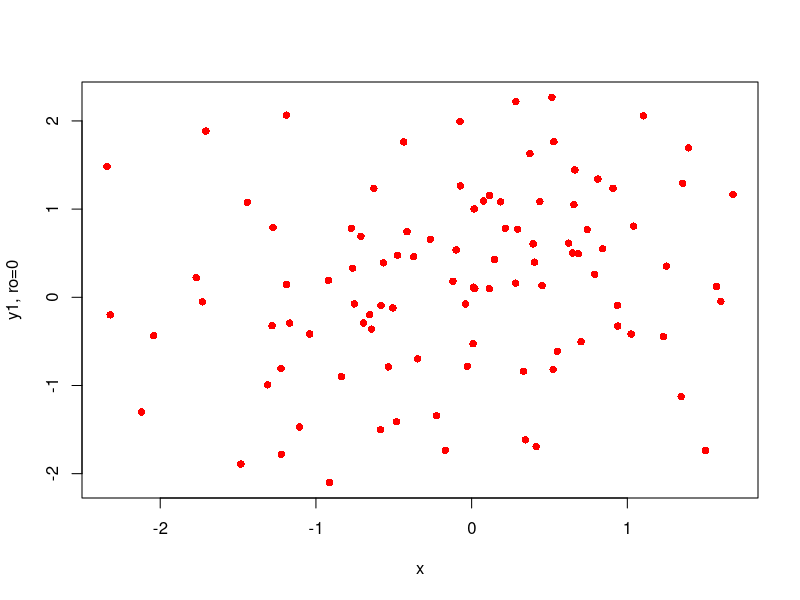
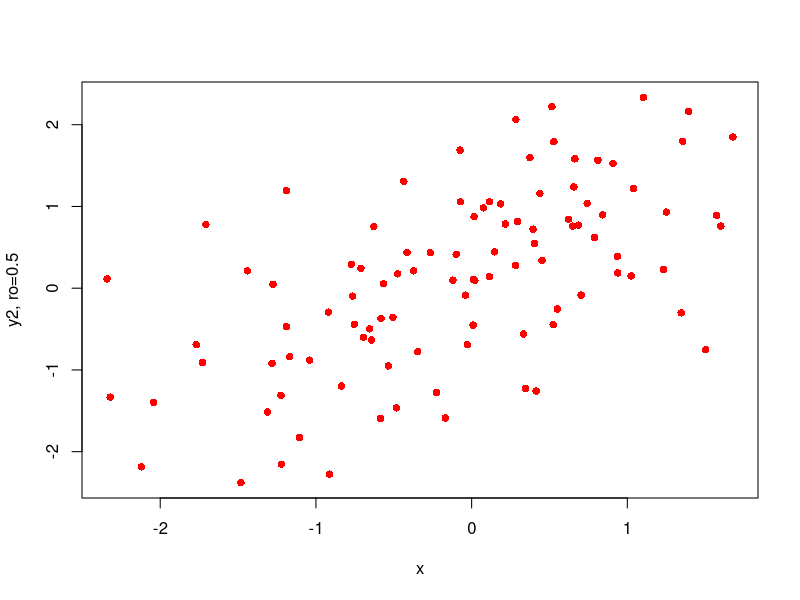
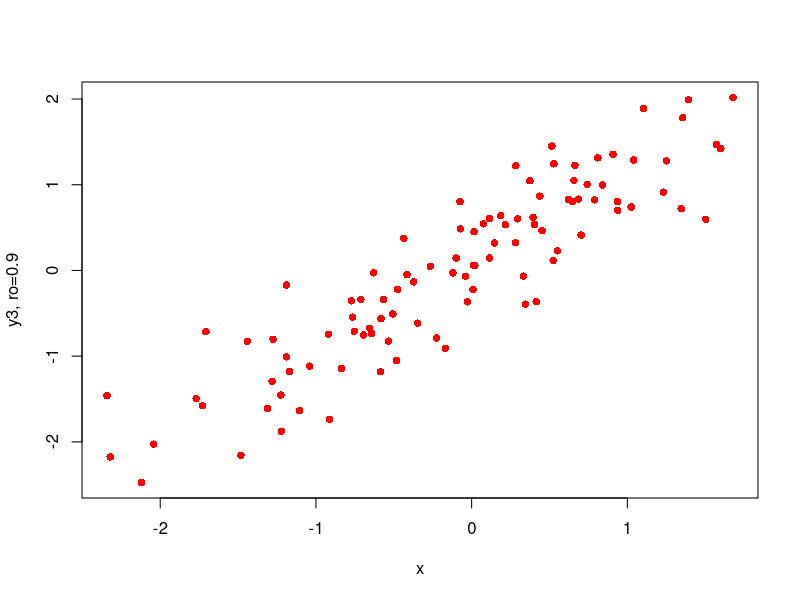
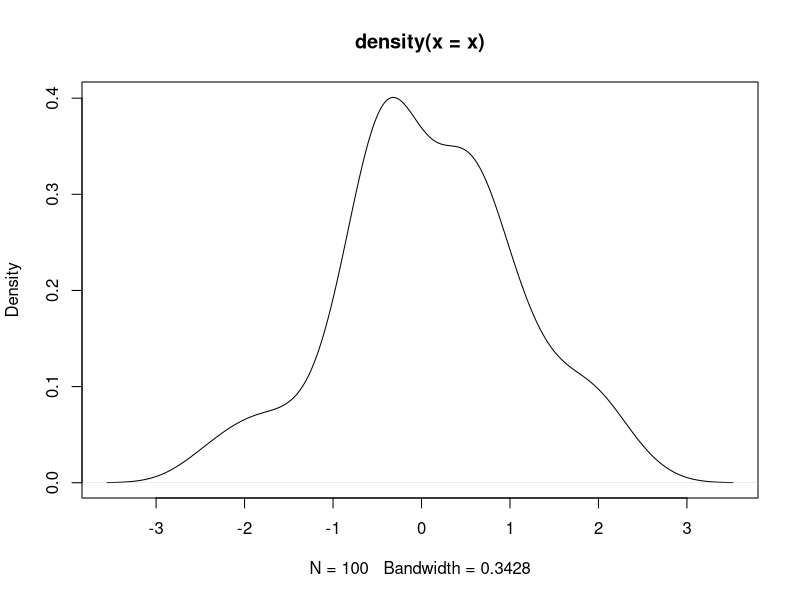

Write the R code that produced these figures, in order.
# 1
x <- rnorm(100, 0, 1)
mean(x)
median(x)
(min(x) + max(x)) / 2
(quantile(x, probs = 0.25) + quantile(x, probs = 0.75)) / 2

# 2
y <- c(x, 100, 200, 1000)
mean(y)
median(y)
(min(y) + max(y)) / 2
(quantile(y, probs = 0.25) + quantile(y, probs = 0.75)) / 2

# 3
x <- rnorm(100, 0, 1)
sd(x)
max(x) - min(x)
IQR(x)
x1 <- abs(x - median(x))
mean(x1)
mad(x)

y <- c(x, 100, 200, 1000)
sd(y)
max(y) - min(y)
IQR(y)
y1 <- abs(y - median(y))
mean(y1)
mad(y)

# 4
x <- rnorm(100, 0, 1)
z <- rnorm(100, 0, 1)
ro <- c(0, 0.5, 0.9)

y1 <- ro[1] * x + (sqrt(1 - (ro[1])^2)) * z
y2 <- ro[2] * x + (sqrt(1 - (ro[2])^2)) * z
y3 <- ro[3] * x + (sqrt(1 - (ro[3])^2)) * z

cor(x, y1, method = "pearson")
cor(x, y1, method = "spearman")

cor(x, y2, method = "pearson")
cor(x, y2, method = "spearman")

cor(x, y3, method = "pearson")
cor(x, y3, method = "spearman")

plot(x, y1, type = "p", col = "red", xlab = 'x', ylab = 'y1, ro=0', pch = 16)
plot(x, y2, type = "p", col = "red", xlab = 'x', ylab = 'y2, ro=0.5', pch = 16)
plot(x, y3, type = "p", col = "red", xlab = 'x', ylab = 'y3, ro=0.9', pch = 16)

# 5
x <- rnorm(100, 0, 1)
d <- density(x)
plot(d)

# 6
x <- runif(n = 7, min = -100, max = 100)
mean(x)
median(y)
(max(x) + min(x)) / 2
(quantile(y, probs = 0.25) + quantile(y, probs = 0.75)) / 2
